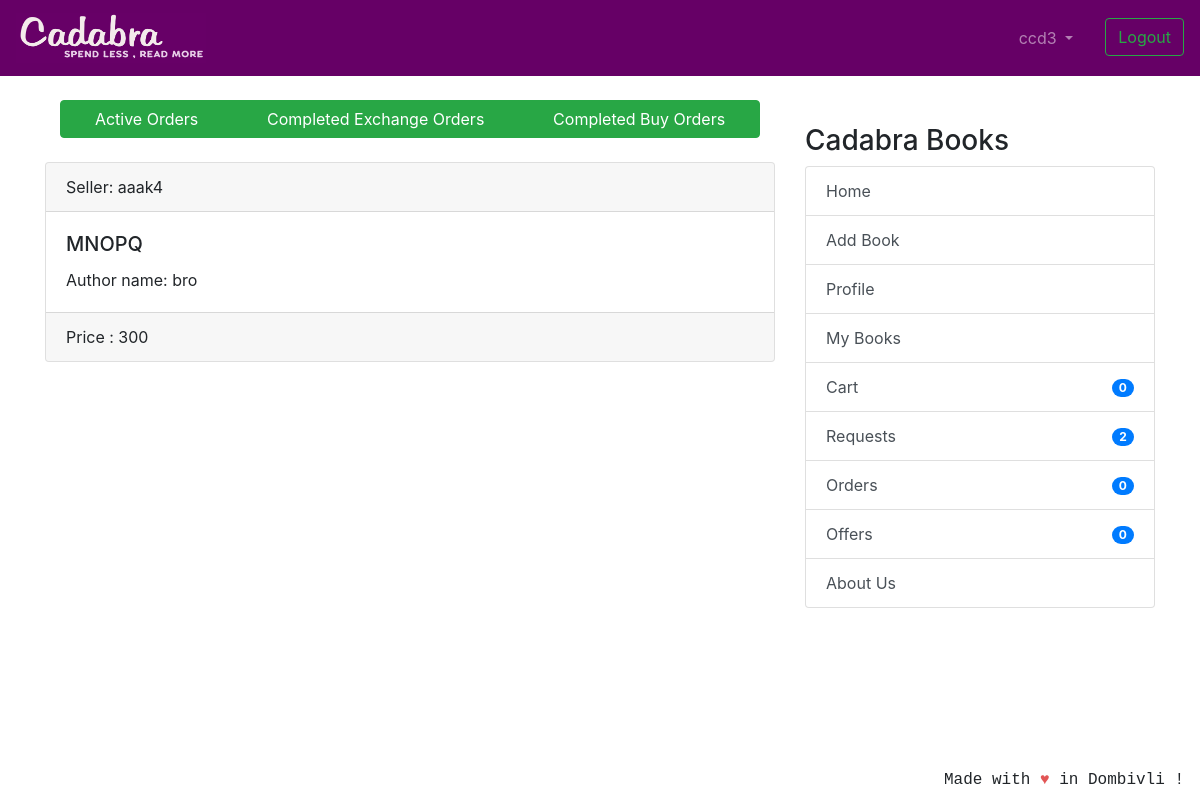
The page /transaction/orders/buy-orders (signed in) on the database its author committed.
### coreapp/models.py (models this page shows, shortened)
class CompletedBuyOrder(models.Model):
	user = models.ForeignKey(User, related_name='completed_user',
	                         blank=True, null=True, on_delete=models.CASCADE)
	book_name = models.CharField(max_length=100, blank=True, null=True)
	author_name = models.CharField(max_length=100, blank=True, null=True)
	seller = models.ForeignKey(
		User, related_name='completed_seller', blank=True, null=True,  on_delete=models.CASCADE)
	useraddress = models.ForeignKey(
		ShippingAddress, related_name='completed_address', blank=True, null=True, on_delete=models.CASCADE)
	selleraddress = models.ForeignKey(
		ShippingAddress, related_name='completed_selleraddress', blank=True, null=True, on_delete=models.CASCADE)
	date_ordered = models.DateTimeField(auto_now_add=True)
	total_price = models.IntegerField(null=True)

### transaction/views.py (the view)
# urls.py: path('orders/buy-orders', views.TransactionCompletedBuyOrder.as_view(), name='buy-order'),
class TransactionCompletedBuyOrder(LoginRequiredMixin, generic.ListView):
    model = CompletedBuyOrder
    template_name = 'transaction_completed_buy_order.html'
    context_object_name = 'buy_order'
    def get_queryset(self):
        return CompletedBuyOrder.objects.filter(user=self.request.user).order_by('date_ordered')

### nofapapp/context_processors.py (called while the page is built)
def add_variable_to_context(request):
    if request.user.id:
        orderitems = Order.objects.get(owner=request.user.profile)
        return {
            'requestscount': Requests.objects.filter(requester=request.user).count(),
            'offercount' : Requests.objects.filter(offerrer=request.user).count(),
            'orderscount': Transaction.objects.filter(Q(offerrer=request.user) | Q(requester=request.user)).count()+FinalBuyOrder.objects.filter(user=request.user).count(),
            'cartitemscount': orderitems.items.count(),
            'addresscheck': get_object_or_404(ShippingAddress, profile=get_object_or_404(Profile, user=request.user)).address1,
            }
    else:
        return {}

### templates/transaction_completed_buy_order.html (shortened to what this page needs)
{% extends 'base.html' %}
{% block content %}
<div class="btn-group container-fluid">
    <a href="{% url 'transaction:orders_view' %}" class="btn btn-success">Active Orders</a>
    <a href="{% url 'transaction:exchange-order' %}" class="btn btn-success">Completed Exchange Orders</a>
    <a href="{% url 'transaction:buy-order' %}" class="btn btn-success">Completed Buy Orders</a>
</div>
<br />
<br />
{% if buy_order %}
{% for order in buy_order %}
<div class="card text-left">
    <div class="card-header">
        Seller: {{ order.seller }}</a>
    </div>
    <div class="card-body">
        <h5 class="card-title">{{ order.book_name }}</h5>
        {% if order.author_name %}
        <p class="card-text">Author name: {{ order.author_name }}</p>
        {% endif %}
    </div>
    <div class="card-footer text-mutxed">
        Price : {{ order.total_price }}
    </div>
</div>
{% endfor %}
{% else %}
<h2 align="center">No Completed Buy Orders Found! </h2>
{% endif %}
{% endblock %}

### templates/base.html (shortened to what this page needs)
{% load static %}
<!doctype html>
<html lang="en">
  <head>
    <link rel="stylesheet" href="https://stackpath.bootstrapcdn.com/bootstrap/4.2.1/css/bootstrap.min.css"
>
  </head>
  <body>
    <header class="site-header">
<nav class="navbar navbar-expand-lg navbar-dark" style="background-color: #660066;">
  <a class="navbar-brand" href="{% url 'coreapp:list_entries' %}">
      <img src="{% static 'img/cadabra.png' %}" alt="Logo" style="width:190px;height:50px" >
    </a>
  <div class="collapse navbar-collapse" id="navbarSupportedContent">
    <ul class="navbar-nav ml-auto">
      {% if user.is_authenticated %}
      <li class="nav-item dropdown">
        <a class="nav-link dropdown-toggle mr-3" href="#" id="navbarDropdown" role="button" data-toggle="dropdown"
          aria-haspopup="true" aria-expanded="false">
          {{ user.username }}
        </a>
      </li>
      <li><a class="btn btn-outline-success ml-2 my-2 my-sm-0" href="{% url 'logout'%}">Logout</a></li>
        {% else %}
      <li><a href="{% url 'login' %}" class="btn btn-outline-success">Login</a></li>
      <li><a href="{% url 'coreapp:signup' %}" class="btn btn-primary ml-2">Sign up</a></li>
      {% endif %}
    </ul>
  </div>
</nav>
  </header>
  <br/>
    <div class="container">
      <div class="row justify-content-center">
        <div class="col-8">
          {% block content %}
          {% endblock %}
        </div>
        {% if user.is_authenticated %}
                <div class="col-md-4">
                  <div class="content-section">
                    <br/>
                    <h3>Cadabra Books</h3>
                      <ul class="list-group">
                        <a class="list-group-item list-group-item-action" href="{% url 'coreapp:list_entries' %}" > Home </a>
                        <a class="list-group-item list-group-item-action" href="{% url 'coreapp:new_entry' %}" > Add Book</a>
                        <a class="list-group-item list-group-item-action" href="{% url 'coreapp:profile' %}" >Profile</a>
                        <a class="list-group-item list-group-item-action" href="{% url 'coreapp:userbooks' %}" >My Books</a>
                        <a class="list-group-item list-group-item-action" href="{% url 'cart:cart_items' %}" >Cart<span class="badge badge-primary badge-pill float-right mt-1">{{ cartitemscount }}</span> </a>
                        <a class="list-group-item list-group-item-action" href="{% url 'transaction:requests_view' %}" >Requests<span class="badge badge-primary badge-pill float-right mt-1">{{ requestscount }}</span></a>
                        <a class="list-group-item list-group-item-action" href="{% url 'transaction:orders_view' %}" >Orders <span class="badge badge-primary badge-pill float-right mt-1">{{ orderscount }}</span></a>
                        <a class="list-group-item list-group-item-action" href="{% url 'transaction:offers_view' %}" >Offers <span class="badge badge-primary badge-pill float-right mt-1">{{ offercount }}</span></a>
                        <a class="list-group-item list-group-item-action" href="{% url 'coreapp:aboutus' %}">About Us</a>
                      </ul>
                      <br/>
                  </div>
                </div>
                {% endif %}
      </div>
    </div>
<footer class="site-footer mr-3 mb-2" style="position:fixed;right:0;bottom:0;font-family: 'Courier';font-style: bold;">
  Made with <span style="color: #e25555;">&hearts;</span> in Dombivli !
</footer>
</body>
</html>

### rows shown on the page
CompletedBuyOrder: seller "aaak4", book_name "MNOPQ", author_name "bro", total_price "300"

### other values the page prints
{{ user.username }} "ccd3"
{{ cartitemscount }} "0"
{{ requestscount }} "2"
{{ orderscount }} "0"
{{ offercount }} "0"
